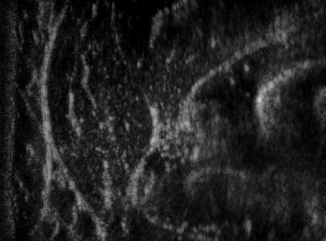
#> input picture Images/2282.pgm, 326 x 241 px, found by its file name
$ python Canny_Tester.py
#> lines starting #> are read from the running program, lines starting #| are printed output that depends on the picture
import numpy as np
import cv2

from matplotlib import pyplot as plt


img = cv2.imread('images/2282.pgm',0)
#> img is the input picture: shape (241, 326); min 0, max 214, mean 33.6

edges = cv2.Canny(img,150,250)
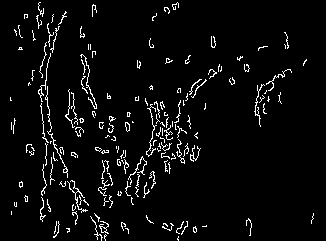
#> edges: shape (241, 326); 4.5% white in thin lines or dots
plt.subplot(121),plt.imshow(img,cmap = 'gray')
plt.title('Original Image'), plt.xticks([]), plt.yticks([])
#plt.show()
plt.subplot(122),plt.imshow(edges,cmap = 'gray')
plt.title('Edge Image'), plt.xticks([]), plt.yticks([])
plt.show()
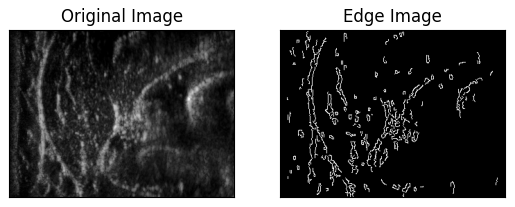
#> figure drawn by matplotlib, 2 panels
